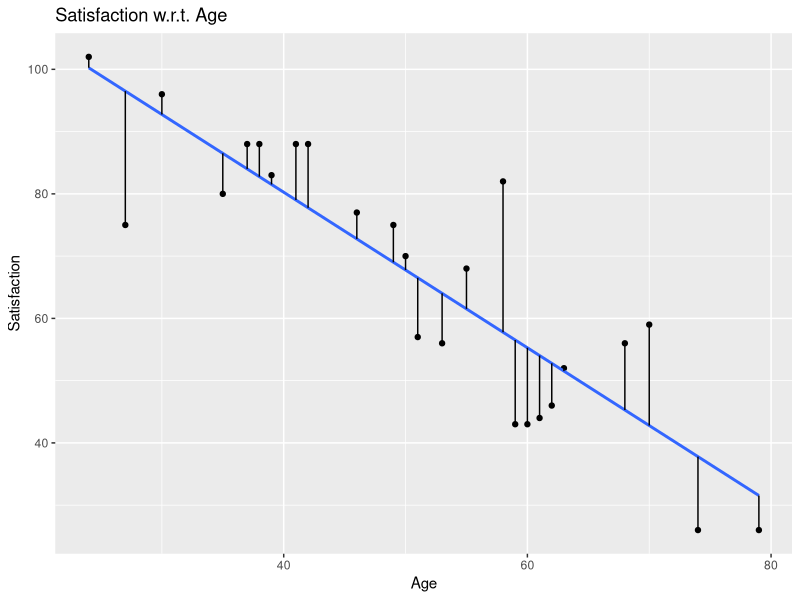
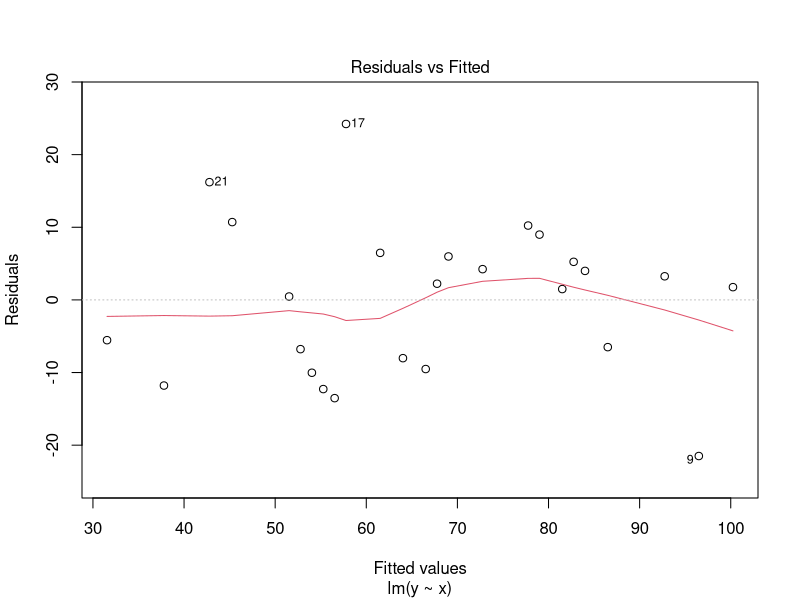
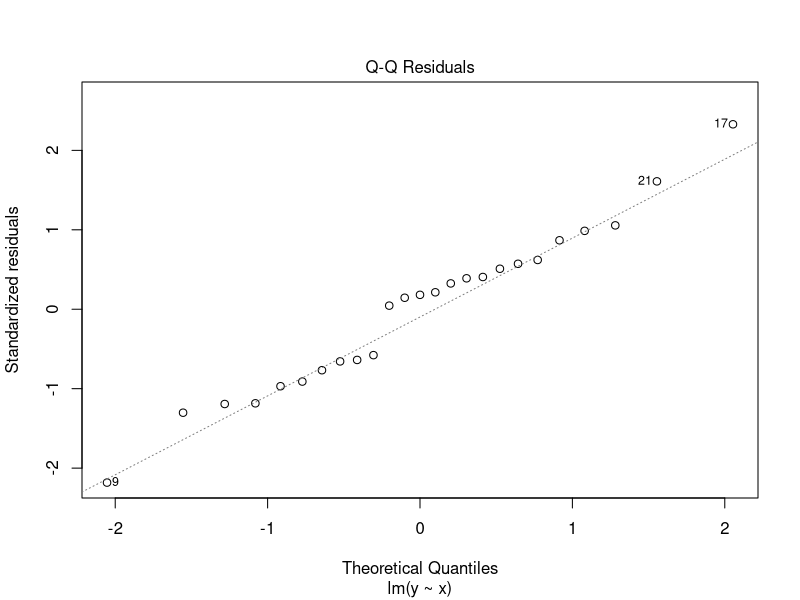
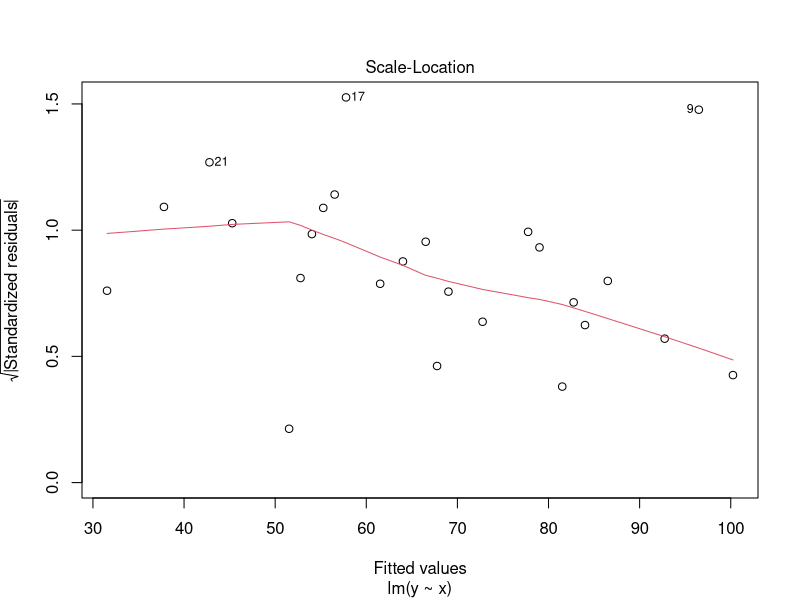
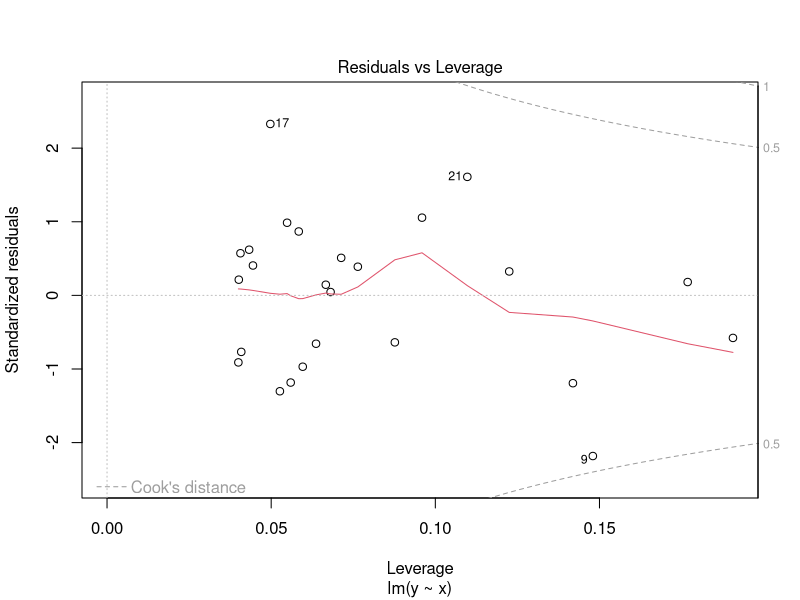
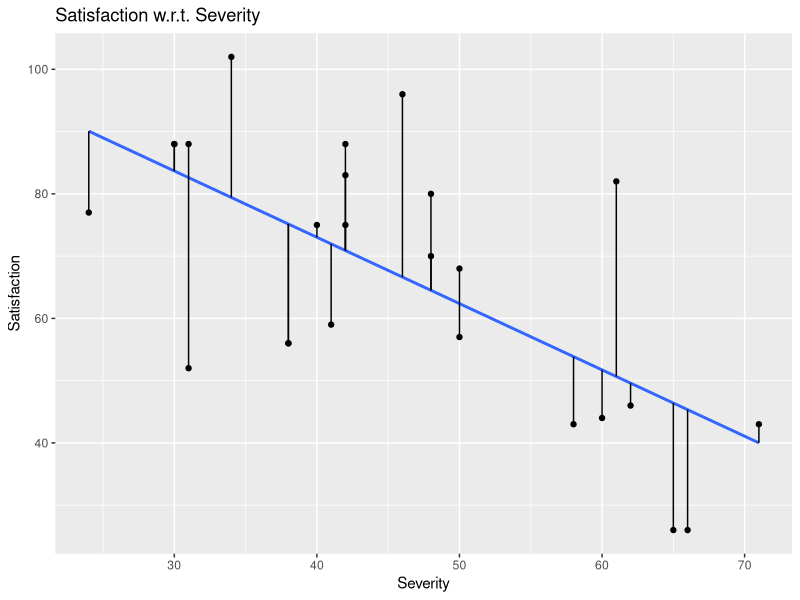
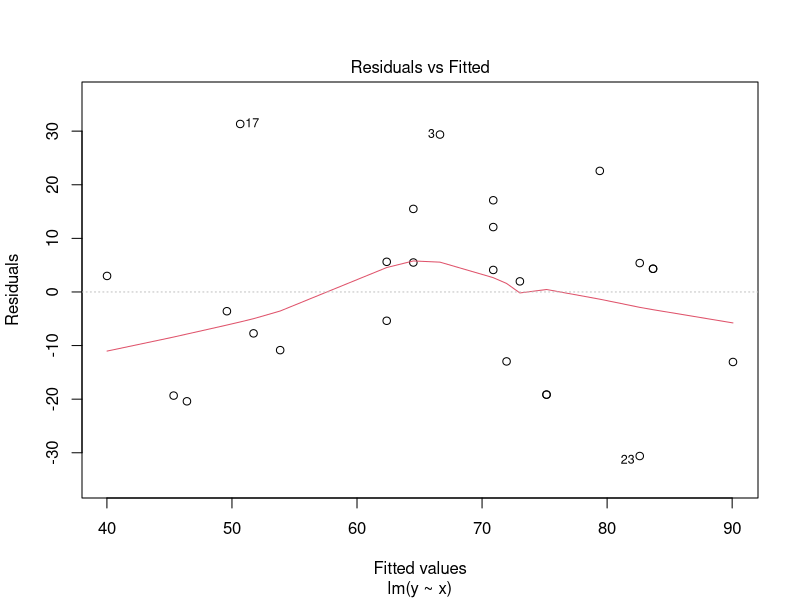
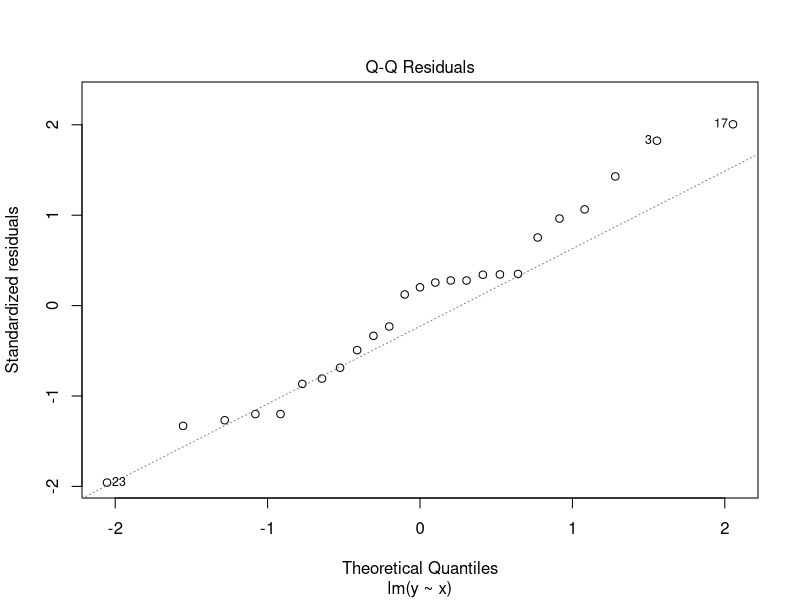

Reproduce these figures in R, in order.
library(ggplot2)
setwd("/Users/pranav/Documents/Study/computerScience/programming/r/data")
dat = read.csv("patientSatisfaction.csv")
head(dat)
y = dat$Satisfaction

#' FUNCTION FOR PLOTTING THE GRAPHS FOR A MODEL
modelPlots = function(x, y, xName, yName)
{
  # MODEL
  y_x_model = lm(y~x)
  y_x_model
  # MODEL SUMMARY
  summary(y_x_model)
  # DATA FRAME FROM MODEL
  y_fitted = y_x_model$coefficients[1] + y_x_model$coefficients[2]*x
  y_x_dat = data.frame(y, x, y_fitted)
  # PLOTS
  # Fitted vs. actual
  plotName = paste(yName, "w.r.t.", xName)
  y_x_plot = ggplot(y_x_dat, aes(x, y))
  y_x_plot = y_x_plot + geom_point()
  y_x_plot = y_x_plot + geom_smooth(aes(x, y_fitted))
  y_x_plot = y_x_plot + geom_segment(aes(xend = x, yend = y_fitted))
  y_x_plot = y_x_plot + labs(title = plotName, x = xName, y = yName)
  par(mfrow = c(1, 1))
  print(y_x_plot)
  # Residual plots
  par(mfrow = c(1, 1))
  plot(y_x_model)
}

#' FINDING PLOTS FOR EVERY MODEL
modelPlots(dat$Age, y, "Age", "Satisfaction")
modelPlots(dat$Severity, y, "Severity", "Satisfaction")
modelPlots(dat$Anxiety, y, "Anxiety", "Satisfaction")
